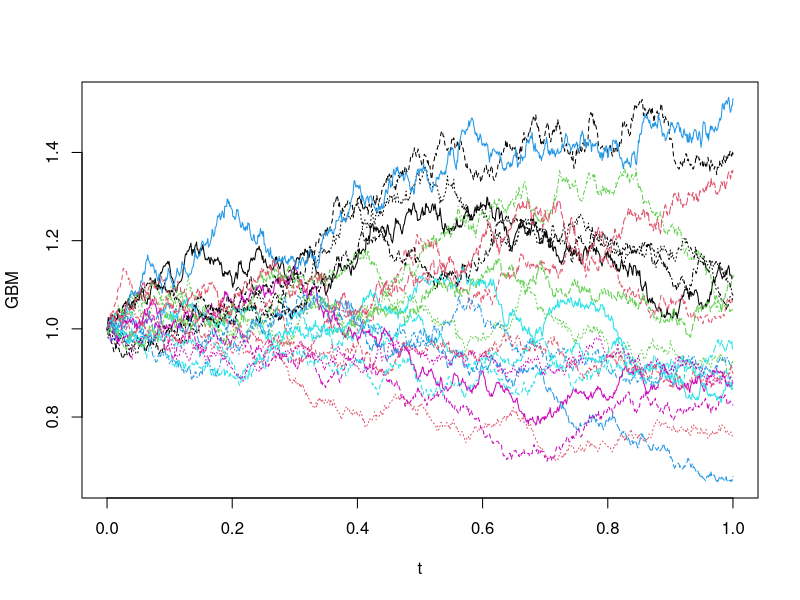

The R script that drew this image:
#simulation of Geomatric Brownian Motion
#dx(t)= udt + sigma * dwt
#s(t) =e^x(t)
#ds(t) = u*s(t)*dt + sigma*s(t)*dwt
#-> dlogs(t)=(u-1/2*sigma^2)dt+sigma*dwt

#main idea: first simaultion BM then multiply

#eg- mu = 0.03 sigma = 0.2

p =20 # num of path
N = 1000 #no of smaples in one path
S0 =1 #current stock price
mu = 0.03 #mean value
sigma = 0.2 #sd
nu = mu - sigma^2/2 #您怎么称呼...

x = matrix(rep(0,(N+1)*p),nrow = N+1) #store BM
y = matrix(rep(0,(N+1)*p),nrow = N+1) #store GBM
t= c(0:N)/N #step

for(j in 1:p)
{
  z = rnorm(N,0,1)
  x[1,j]=0
  y[1,j]=S0 #starting point
  
  for(i in 1:N)
  {
    x[i+1,j]=(1/sqrt(N))*sum(z[1:i])
    y[i+1,j]=y[1,j]*exp(nu*t[i+1]+sigma*x[i+1,j])
  }
}

matplot(t,y,type="l",xlab="t",ylab='GBM')


